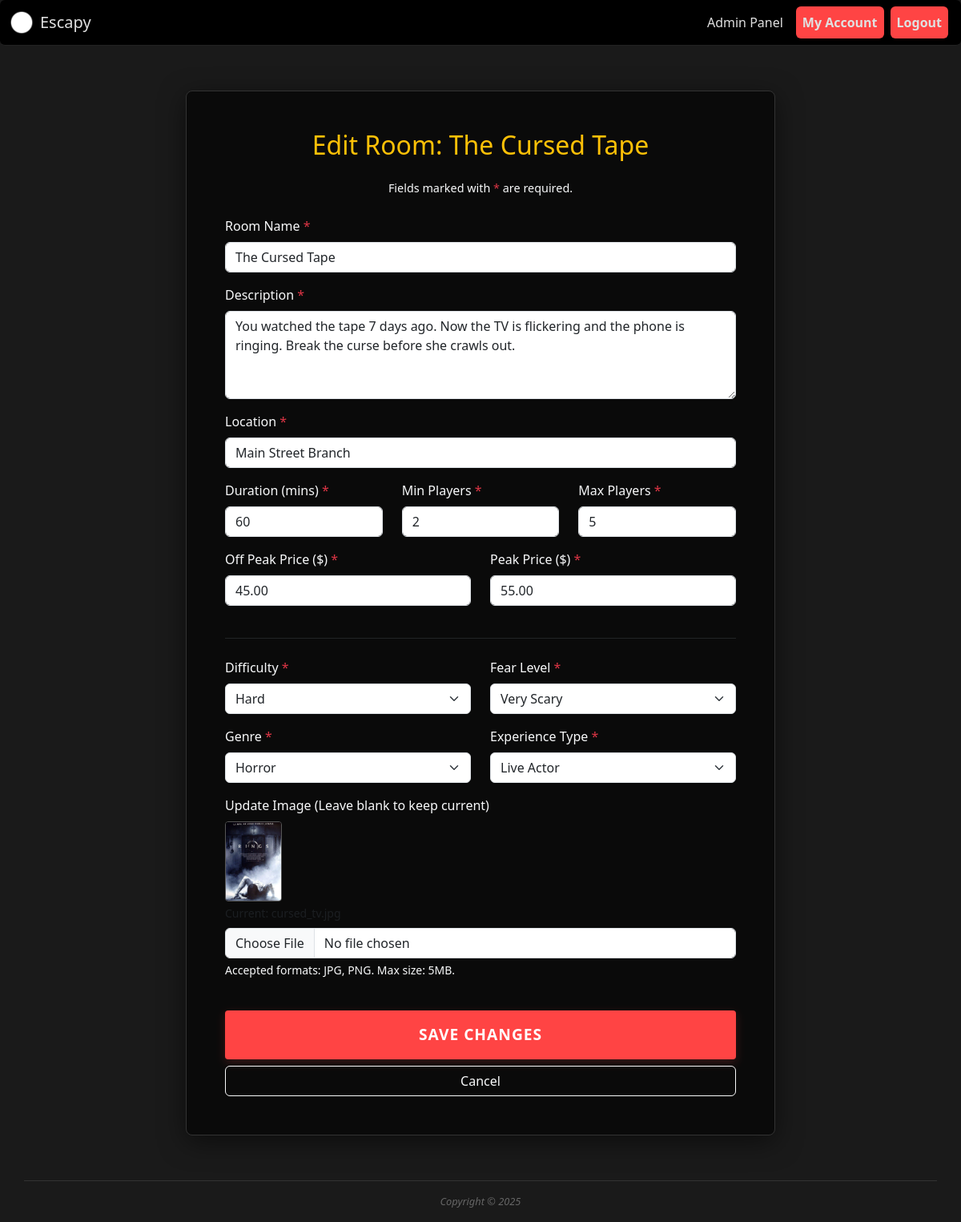
Page /edit_room.php?name=The Cursed Tape (signed in) on the committed database.
### tables this page shows
CREATE TABLE `Rooms` (
  `roomID` int unsigned NOT NULL AUTO_INCREMENT,
  `roomName` varchar(100) NOT NULL,
  `roomDescription` text NOT NULL,
  `roomMax` tinyint unsigned NOT NULL,
  `roomMin` tinyint unsigned NOT NULL,
  `roomDuration` tinyint unsigned NOT NULL,
  `roomDifficulty` enum('Easy','Medium','Hard','Very Hard') NOT NULL,
  `roomLocation` varchar(45) NOT NULL,
  `roomFearLevel` enum('Not Scary','Mildly Scary','Scary','Very Scary') NOT NULL,
  `roomExperienceType` enum('No Live Actor','Live Actor') NOT NULL,
  `roomGenre` enum('Horror','Thriller','Fantasy','Adventure','Mystery') NOT NULL,
  `roomPricePeak` decimal(10,2) NOT NULL,
  `roomPriceOffPeak` decimal(10,2) NOT NULL,
  `imagePath` varchar(255) NULL DEFAULT 'images/placeholder.png',
  PRIMARY KEY (`roomID`),
  UNIQUE KEY `roomID_UNIQUE` (`roomID`)
);

### src/inc/functions.php (called while the page is built, shortened)
<?php
function sanitize_input($data)
{
    $data = trim($data);
    $data = stripslashes($data);
    $data = htmlspecialchars($data);
    return $data;
}

### src/edit_room.php (the view, shortened to what this page needs)
<?php
include "inc/functions.php";
$room = null;
if (isset($_GET['name'])) {
    $conn = getDBconnection();
    $name = sanitize_input($_GET['name']);
    $stmt = $conn->prepare("SELECT * FROM Rooms WHERE roomName = ?");
    $stmt->bind_param("s", $name);
    $stmt->execute();
    $result = $stmt->get_result();
    if ($result->num_rows > 0) {
        $room = $result->fetch_assoc();
    }
}
?>
<!DOCTYPE html>
<html lang="en">
<head>
    <?php include "inc/head.inc.php" ?>
    <link rel="stylesheet" href="css/rooms.css">
</head>
<body>
    <?php include "inc/nav.inc.php" ?>
    <main class="page-content section-gap">
        <div class="container">
            <div class="row justify-content-center">
                <div class="col-lg-8">
                    <div class="pricing-card text-start p-5">
                        <h2 class="text-center mb-4 text-warning">Edit Room: <?php echo htmlspecialchars($room['roomName']); ?></h2>
                        <p class="text-center text-light mb-4" style="font-size: 0.9rem;">
                            Fields marked with <span class="text-danger">*</span> are required.
                        </p>
                        <form action="process_edit_room.php" method="POST" enctype="multipart/form-data">
                            <div class="mb-3">
                                <label class="form-label text-light">Room Name <span class="text-danger">*</span></label>
                                <input type="text" class="form-control" name="roomName" value="<?php echo htmlspecialchars($room['roomName']); ?>" required>
                            </div>
                            <div class="mb-3">
                                <label class="form-label text-light">Description <span class="text-danger">*</span></label>
                                <textarea class="form-control" name="roomDescription" rows="4" required><?php echo htmlspecialchars($room['roomDescription']); ?></textarea>
                            </div>
                            <div class="mb-3">
                                <label class="form-label text-light">Location <span class="text-danger">*</span></label>
                                <input type="text" class="form-control" name="roomLocation" value="<?php echo htmlspecialchars($room['roomLocation']); ?>" required>
                            </div>
                            <div class="row">
                                <div class="col-md-4 mb-3">
                                    <label class="form-label text-light">Duration (mins) <span class="text-danger">*</span></label>
                                    <input type="number" class="form-control" name="roomDuration" value="<?php echo $room['roomDuration']; ?>" min="30" max="180" required>
                                </div>
                                <div class="col-md-4 mb-3">
                                    <label class="form-label text-light">Min Players <span class="text-danger">*</span></label>
                                    <input type="number" class="form-control" name="roomMin" value="<?php echo $room['roomMin']; ?>" min="1" required>
                                </div>
                                <div class="col-md-4 mb-3">
                                    <label class="form-label text-light">Max Players <span class="text-danger">*</span></label>
                                    <input type="number" class="form-control" name="roomMax" value="<?php echo $room['roomMax']; ?>" min="1" required>
                                </div>
                            </div>
                            <div class="row">
                                <div class="col-md-6 mb-3">
                                    <label class="form-label text-light">Off Peak Price ($) <span class="text-danger">*</span></label>
                                    <input type="number" step="0.01" class="form-control" name="roomPriceOffpeak" value="<?php echo $room['roomPriceOffPeak']; ?>" required>
                                </div>
                                <div class="col-md-6 mb-3">
                                    <label class="form-label text-light">Peak Price ($) <span class="text-danger">*</span></label>
                                    <input type="number" step="0.01" class="form-control" name="roomPricePeak" value="<?php echo $room['roomPricePeak']; ?>" required>
                                </div>
                            </div>
                            <hr class="border-secondary my-4">
                            <div class="row">
                                <div class="col-md-6 mb-3">
                                    <label class="form-label text-light">Difficulty <span class="text-danger">*</span></label>
                                    <select class="form-select" name="roomDifficulty" required>
                                        <?php
                                        $options = ['Easy', 'Medium', 'Hard', 'Very Hard'];
                                        foreach ($options as $opt) {
                                            $selected = ($room['roomDifficulty'] == $opt) ? 'selected' : '';
                                            echo "<option value='$opt' $selected>$opt</option>";
                                        }
                                        ?>
                                    </select>
                                </div>
                                <div class="col-md-6 mb-3">
                                    <label class="form-label text-light">Fear Level <span class="text-danger">*</span></label>
                                    <select class="form-select" name="roomFearLevel" required>
                                        <?php
                                        $options = ['Not Scary', 'Mildly Scary', 'Scary', 'Very Scary'];
                                        foreach ($options as $opt) {
                                            $selected = ($room['roomFearLevel'] == $opt) ? 'selected' : '';
                                            echo "<option value='$opt' $selected>$opt</option>";
                                        }
                                        ?>
                                    </select>
                                </div>
                                <div class="col-md-6 mb-3">
                                    <label class="form-label text-light">Genre <span class="text-danger">*</span></label>
                                    <select class="form-select" name="roomGenre" required>
                                        <?php
                                        $options = ['Horror', 'Thriller', 'Fantasy', 'Adventure', 'Mystery'];
                                        foreach ($options as $opt) {
                                            $selected = ($room['roomGenre'] == $opt) ? 'selected' : '';
                                            echo "<option value='$opt' $selected>$opt</option>";
                                        }
                                        ?>
                                    </select>
                                </div>
                                <div class="col-md-6 mb-3">
                                    <label class="form-label text-light">Experience Type <span class="text-danger">*</span></label>
                                    <select class="form-select" name="roomExperienceType" required>
                                        <?php
                                        $options = ['No Live Actor', 'Live Actor'];
                                        foreach ($options as $opt) {
                                            $selected = ($room['roomExperienceType'] == $opt) ? 'selected' : '';
                                            echo "<option value='$opt' $selected>$opt</option>";
                                        }
                                        ?>
                                    </select>
                                </div>
                            </div>
                            <div class="mb-4">
                                <label class="form-label text-light">Update Image (Leave blank to keep current)</label>
                                <div class="mb-2">
                                    <img src="<?php echo htmlspecialchars($room['imagePath']); ?>" alt="Current Image" style="height: 100px; border-radius: 4px; border: 1px solid #555;">
                                    <small class="text-muted d-block mt-1">Current: <?php echo basename($room['imagePath']); ?></small>
                                </div>
                                <input class="form-control" type="file" name="roomImage" accept=".jpg, .png">
                                <div class="form-text text-light">Accepted formats: JPG, PNG. Max size: 5MB.</div>
                            </div>
                            <div class="d-grid gap-2">
                                <button type="submit" class="book-btn">Save Changes</button>
                                <a href="delete_room.php" class="btn btn-outline-light">Cancel</a>
                            </div>
                        </form>
                    </div>
                </div>
            </div>
        </div>
    </main>
    <?php include "inc/footer.inc.php" ?>
</body>
</html>

### src/css/style.css (style rules this page uses)
body { background-color: #1a1a1a; color: #e0e0e0; font-family: 'Segoe UI', Tahoma, Geneva, Verdana, sans-serif; }
a { color: #ff4444; text-decoration: none; transition: color 0.3s ease; }

### src/css/rooms.css (style rules this page uses)
body { background-color: #1a1a1a; color: #e0e0e0; font-family: 'Segoe UI', Tahoma, Geneva, Verdana, sans-serif; }
.page-content { padding: 3.5rem 0; }
.pricing-card { background: rgba(0, 0, 0, 0.6); border: 1px solid #333; border-radius: 8px; padding: 2rem; text-align: center; backdrop-filter: blur(10px); box-shadow: 0 8px 32px rgba(0, 0, 0, 0.5); }
.book-btn { background: #ff4444; color: #fff; border: none; padding: 1rem 2rem; font-size: 1.2rem; border-radius: 4px; width: 100%; cursor: pointer; font-weight: 700; text-transform: uppercase; letter-spacing: 1px; transition: all 0.3s ease; margin-top: 1rem; box-shadow: 0 4px 12px rgba(255, 68, 68, 0.2); }

### rows in the picture
rooms: roomName "The Cursed Tape", roomDescription "You watched the tape 7 days ago. Now the TV is flickering and the phone is ringing. Break the curse before she crawls out.", roomLocation "Main Street Branch", roomDuration "60", roomMin "2", roomMax "5", roomPriceOffpeak "45.00", roomPricePeak "55.00", imagePath (picture)

### other values in the picture
form field roomDifficulty "Hard"
form field roomFearLevel "Very Scary"
form field roomGenre "Horror"
form field roomExperienceType "Live Actor"
